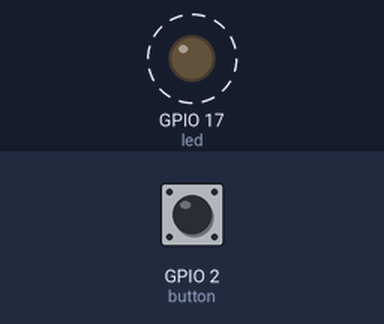
Recording of a program running on a simulated Raspberry Pi (BCM pin numbers). Parts: output pins drawn as LEDs (lit = HIGH). Dashed ring = blinking. Inputs (shaded band) come from the test bench; at power-on: GPIO 2 (button) HIGH.

Above: at 1.1 s.
Timing chart, 0 to 4.8 s (numbered marks = the images above):
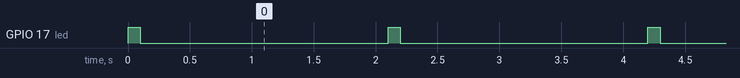

Measured:
- by itself, GPIO 17 (led): alternates HIGH for 0.10 s and LOW for 2.0 s

The program:

led_alternatives.py
```python
# Write your code here :-)
from gpiozero import LED, Button
from signal import pause

led = LED(17)
button = Button(2)


led.blink(0.1,2) #(secs on, secs off)

pause() #to keep the script alive


    
```
